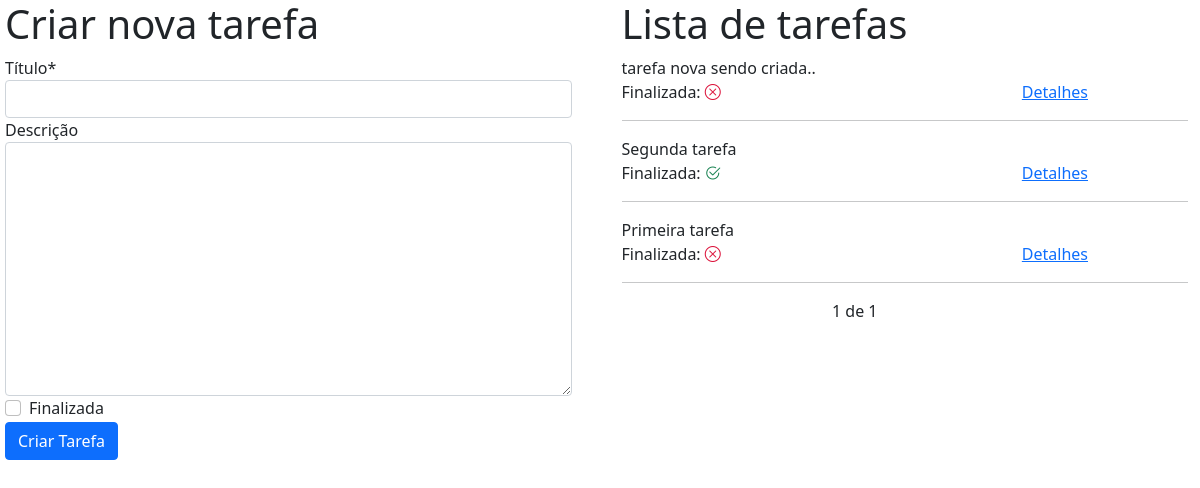
Before: / with the older database file.
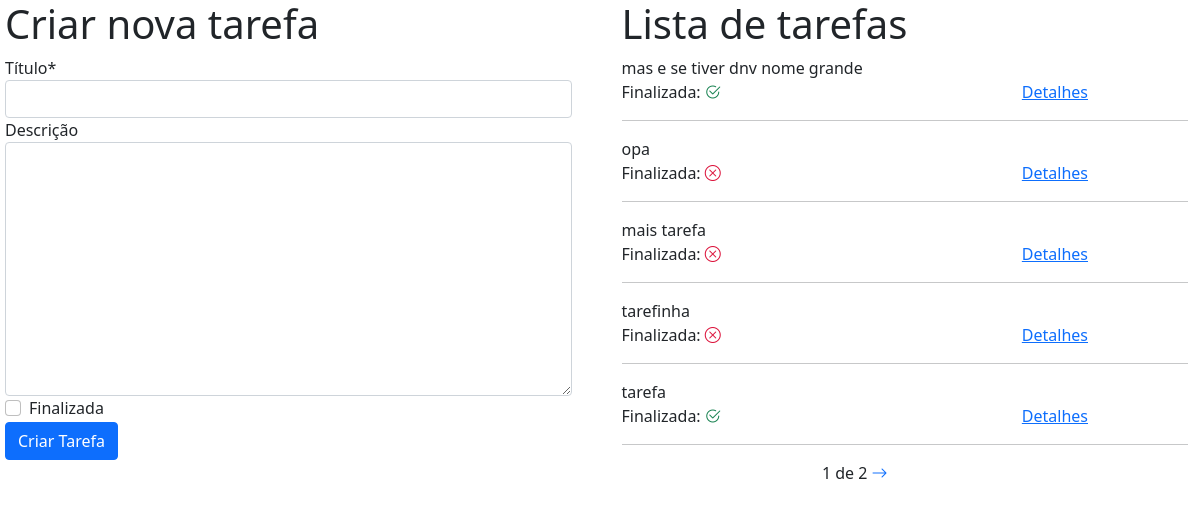
After: the same page with the newer database file.
### core/models.py (models this page shows, shortened)
class ToDo(models.Model):
    title = models.CharField('Título', max_length=50, null=False)
    description = models.TextField('Descrição', blank=True, null=True)
    done = models.BooleanField("Finalizada", default=False)
    created = models.DateTimeField(auto_now_add=True, verbose_name="Data de criação")
    class Meta:
        verbose_name_plural = "To Do"
        ordering = ['-created']

### core/views.py (the view)
# urls.py: path('', views.index, name="index"),
def index(request):
    lista_todos = ToDo.objects.all()
    paginator = Paginator(lista_todos, 5)
    page = request.GET.get("page")
    todos = paginator.get_page(page)
    form = ToDoForms()
    if request.method == "POST":
        form = ToDoForms(request.POST)
        if form.is_valid():
            form.save()
            return redirect("Todo:index")
        return render(request, 'core/index.html', context={"todos": todos, "form":form})
    return render(request, 'core/index.html', context={"todos": todos, "form":form})

### core/forms.py
class ToDoForms(forms.ModelForm):
    class Meta:
        model = ToDo
        fields = ["title", "description", "done"]

### core/templates/core/index.html (shortened to what this page needs)
{% extends 'base.html' %}
{% load crispy_forms_tags %}
{% block content %}
<div class="row">
    <div class="col-md">
        <h1>Criar nova tarefa</h1>
        <form method="post">
            {{ form|crispy }}
            <button class="btn btn-primary" type="submit">Criar Tarefa</button>
        </form>
    </div>
    <div class="col-sm">
        <h1>Lista de tarefas</h1>
        <tr>
            {% for todo in todos %}
                <td>{{ todo.title }}</td><br>
                <td>Finalizada: {% if todo.done %}<i class="bi bi-check2-circle"></i>{% else %}<i class="bi bi-x-circle"></i>{% endif %}
                <a id="space" href="{% url 'Todo:detail' todo.id %}">Detalhes</a></td>
                <br><hr>
            {% empty %}
                <p>Você ainda não criou nenhuma tarefa!</p>
            {% endfor %}
        </tr>
        <div class="div-pagination">
            {{todos.number}} de {{ todos.paginator.num_pages}}
            {% if todos.has_next %}
                <a href="?page={{ todos.next_page_number }}"><i class="bi bi-arrow-right"></i></span></a>
            {% endif %}
        </div>
    </div>
</div>
{% endblock %}

### core/templates/base.html (shortened to what this page needs)
{% load static %}
<!DOCTYPE html>
<html lang="pt-br">
<head>
    <link href="https://cdn.jsdelivr.net/npm/bootstrap@5.1.2/dist/css/bootstrap.min.css" rel="stylesheet">
    <link rel="stylesheet" href="https://cdn.jsdelivr.net/npm/bootstrap-icons@1.5.0/font/bootstrap-icons.css">
    <link rel="stylesheet" href="{% static 'core/style.css' %}">
</head>
<body>
    <div class="container-fluid">
        {% block content %}
        {% endblock %}
    </div>
</body>
</html>

### core/static/core/style.css (style rules this page uses)
#space { float: right; padding-right: 100px; }
.col-md { padding-left: 5px; padding-right: 40px; }
.col-sm { padding-left: 10px; }
.div-pagination { text-align: center; padding-right: 100px; }
.bi-x-circle { color:crimson; }
.bi-check2-circle { color:#188251; }

Changed rows visible on the page:
removed ToDo: title "tarefa nova sendo criada..", done False (drawn)
no longer on this page (row unchanged): ToDo: title "Segunda tarefa", done True (drawn)
no longer on this page (row unchanged): ToDo: title "Primeira tarefa", done False (drawn)
added ToDo: title "mas e se tiver dnv nome grande", done True (drawn)
added ToDo: title "opa", done False (drawn)
added ToDo: title "mais tarefa", done False (drawn)
added ToDo: title "tarefinha", done False (drawn)
added ToDo: title "tarefa", done True (drawn)
Other visible differences:
{{ todos.paginator.num_pages }}: "1" → "2"
